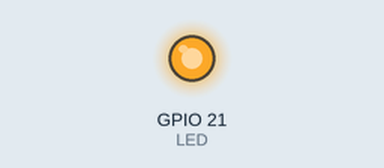
Simulated run of this sketch. Board: Seeed XIAO ESP32-S3. On the bench: output pins drawn as LEDs (lit = HIGH). What the sketch prints to the serial monitor is not drawn.

Above: at 0.05 s.
At 0.7 s:
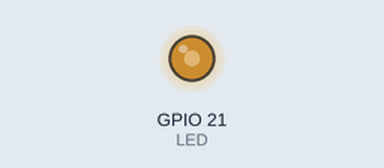
At 1.2 s:
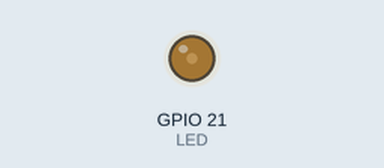
At 2.75 s:
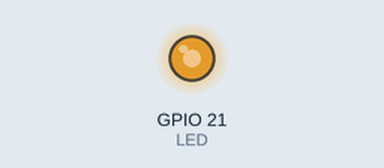
Timing chart, 0 to 7.2 s (numbered marks = the images above):
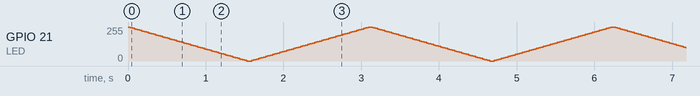

The sketch:

07_pwm_fade.ino
```cpp
// 07. PWM fade — wiki "Digital as PWM" example adapted to the onboard user LED
// (wiki uses Grove LED on D0; we use GPIO21 user LED, inverted logic)
const int LED = LED_BUILTIN;

void setup() {
  Serial.begin(115200);
}

void loop() {
  // fade in (LED inverted: 255 = off, 0 = full on)
  for (int v = 255; v >= 0; v -= 5) {
    analogWrite(LED, v);
    delay(30);
  }
  for (int v = 0; v <= 255; v += 5) {
    analogWrite(LED, v);
    delay(30);
  }
  Serial.println("fade cycle done");
}
```
